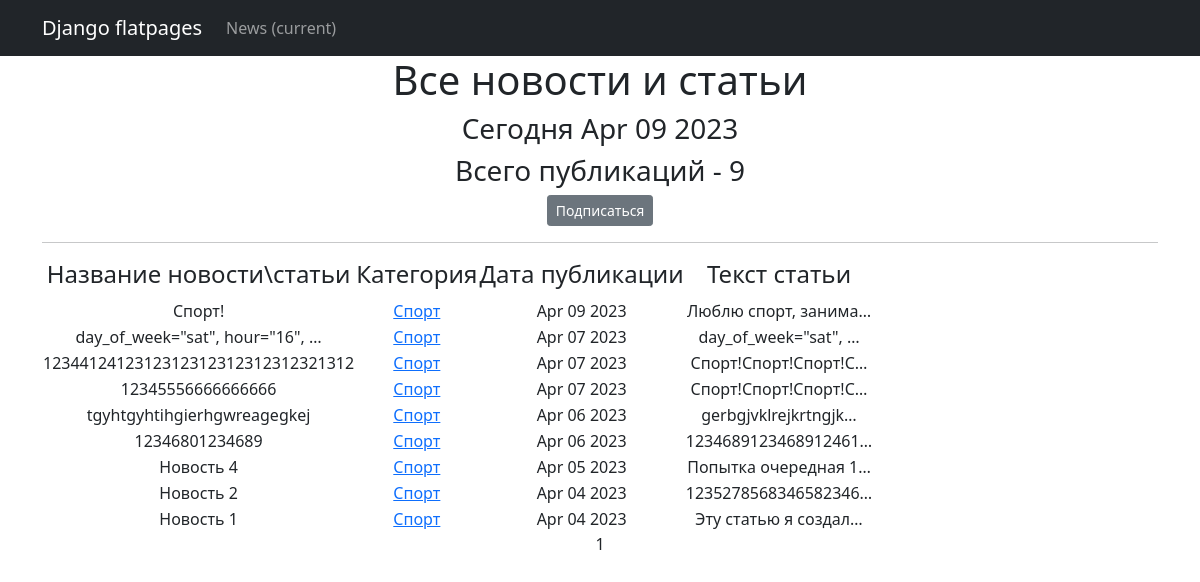
The page /categories/3 on the database its author committed.
### simpleapp/models.py (models this page shows, shortened)
class Post(models.Model):
    article = models.CharField(max_length=50)
    text = models.TextField()
    time_in = models.DateTimeField(auto_now_add=True)
    name_author = models.TextField(max_length=50)
    category = models.ManyToManyField(Category, through='PostCategory')

class Category(models.Model):
    sport = 'Спорт'
    music = 'Музыка'
    cat_field = [(sport, 'Cпорт'),
                 (music, 'Музыка')]
    name = models.CharField(max_length=6, choices=cat_field, unique=True)
    subscribers = models.ManyToManyField(User, blank=True, related_name='categories')

### simpleapp/views.py (the view)
# urls.py: path('categories/<int:pk>', CategoryList.as_view(template_name='category_list.html'), name='category_list'),
class CategoryList(PostsList):
    model = Post
    template_name = 'category_list.html'
    context_object_name = 'category_news_list'
    def get_queryset(self):
        self.category = get_object_or_404(Category, id=self.kwargs['pk'])
        queryset = Post.objects.filter(category=self.category).order_by('-time_in')
        return queryset
    def get_context_data(self, **kwargs):
        context = super().get_context_data(**kwargs)
        context['is_not_subscriber'] = self.request.user not in self.category.subscribers.all()
        context['category'] = self.category
        return context

### simpleapp/templatetags/custom_filters.py (called while the page is built)
@register.filter()
def censor(value):
    for word in bad_words:
        if word in value:
            censor_word = ''.join(['*' for word in range(len(word))])
            value = value.replace(word, censor_word)
    return value

### simpleapp/views.py (called while the page is built)
    def get_context_data(self, **kwargs):
        context = super().get_context_data(**kwargs)
        context['time_now'] = datetime.utcnow()
        return context

### templates/category_list.html (shortened to what this page needs)
{% extends 'flatpages/default.html' %}
{% load custom_filters %}
{% load custom_tags %}
{% block content %}
   <h1>Все новости и статьи</h1>
   <h3>Сегодня {{ time_now| date:'M d Y' }}</h3>
   <h3>Всего публикаций - {{ page_obj.paginator.count }}</h3>
{% if is_not_subscriber %}
<p class="text_center"><a href="{% url 'subscribe' category.id %}" class="btn btn-secondary btn-sm">Подписаться</a></p>
{% endif %}
   <hr>
   {% if category_news_list %}
       <table>
           <tr>
               <td><h4>Название новости\статьи</h4></td>
               <td><h4>Категория</h4></td>
               <td><h4>Дата публикации</h4></td>
               <td><h4>Текст статьи</h4></td>
           </tr>
           {% for news in category_news_list %}
           <tr>
               <td>{{ news.article|truncatewords:2|censor }}</td>
               <td>
                   {% for category in news.category.all %}
                   <a href="{% url 'category_list' category.id %}">{{ category.get_name_display }}</a>
                   {% endfor %}
               </td>
               <td>{{ news.time_in|date:'M d Y' }}</td>
               <td>{{ news.text|truncatechars:20|censor }}</td>
           </tr>
           {% endfor %}
       </table>
   {% else %}
       <h2>Упс, статей нет!</h2>
   {% endif %}
   {{ page_obj.number }}
{% endblock content %}

### templates/flatpages/default.html (shortened to what this page needs)
<!DOCTYPE html>
<html lang="en">
    <head>
        {% load static %}
        <link href="{% static 'css/styles.css' %}" rel="stylesheet" />
    </head>
    <body>
<nav class="navbar navbar-expand-lg navbar-dark bg-dark static-top">
   <div class="container">
       <a class="navbar-brand" href="#">Django flatpages</a>
       <div class="collapse navbar-collapse" id="navbarResponsive">
           <ul class="navbar-nav ml-auto">
               <li class="nav-item active">
                   <a class="nav-link" href="#">News
                       <span class="sr-only">(current)</span>
                   </a>
               </li>
           </ul>
       </div>
   </div>
</nav>
        <div class="container">
            <div class="row">
                <div class="col-lg-12 text-center">
                    {% block content %}{% endblock content %}
                </div>
            </div>
        </div>
    </body>
</html>

### rows shown on the page
Post: article|censor "Спорт!", time_in "Apr 09 2023", text|censor "Люблю спорт, занима…"
Category: name "Cпорт"
Post: article|censor "day_of_week=\"sat\", hour=\"16\", …", time_in "Apr 07 2023", text|censor "day_of_week=\"sat\", …"
Post: article|censor "1234412412312312312312312312321312", time_in "Apr 07 2023", text|censor "Спорт!Спорт!Спорт!С…"
Post: article|censor "12345556666666666", time_in "Apr 07 2023", text|censor "Спорт!Спорт!Спорт!С…"
Post: article|censor "tgyhtgyhtihgierhgwreagegkej", time_in "Apr 06 2023", text|censor "gerbgjvklrejkrtngjk…"
Post: article|censor "12346801234689", time_in "Apr 06 2023", text|censor "1234689123468912461…"
Post: article|censor "Новость 4", time_in "Apr 05 2023", text|censor "Попытка очередная 1…"
Post: article|censor "Новость 2", time_in "Apr 04 2023", text|censor "1235278568346582346…"
Post: article|censor "Новость 1", time_in "Apr 04 2023", text|censor "Эту статью я создал…"

### other values the page prints
{{ time_now| date:'M d Y' }} "Apr 09 2023"
{{ page_obj.paginator.count }} "9"
{{ page_obj.number }} "1"
